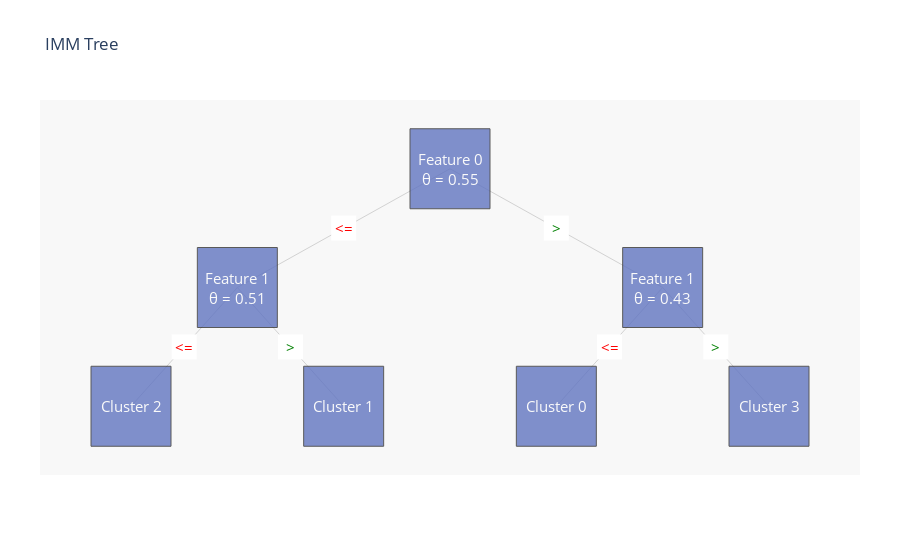

The code cell stored with this chart in its notebook:
### Code cell
#initialize with n clusters
imm = Extractor.imm(n_cluster)
imm.fit(X_train)
imm.drawTree()

Y_pred_2=imm.predict_on_more_data(X_test)

print('rand_score is: ',metrics.rand_score(Y_test_Z,Y_pred_2),' , ARI score is : ',metrics.adjusted_rand_score(Y_test_Z,Y_pred_2),' , AMI score is: ',metrics.adjusted_mutual_info_score(Y_test_Z,Y_pred_2),' , silhoutte score is: ',metrics.silhouette_score(X_test,Y_pred_2))

### Figure 1 — Plotly figure (JSON) as saved in the notebook; plotly's stock layout.template omitted (floating-point values rounded to 4 significant figures)
{"data": [{"hoverinfo": "none", "line": {"color": "rgb(210,210,210)", "width": 1}, "mode": "lines", "type": "scatter", "x": [0, -1, null, 0, 1, null, -1, -1.5, null, -1, -0.5, null, 1, 0.5, null, 1, 1.5, null], "y": [4, 3, null, 4, 3, null, 3, 2, null, 3, 2, null, 3, 2, null, 3, 2, null]}, {"hoverinfo": "none", "marker": {"color": "#6175c1", "line": {"color": "rgb(50,50,50)", "width": 1}, "size": 80, "symbol": "square"}, "mode": "markers", "name": "bla", "opacity": 0.8, "text": ["Feature 0<br>θ = 0.55", "Feature 1<br>θ = 0.51", "Cluster 2", "Cluster 1", "Feature 1<br>θ = 0.43", "Cluster 0", "Cluster 3"], "type": "scatter", "x": [0, -1, -1.5, -0.5, 1, 0.5, 1.5], "y": [4, 3, 2, 2, 3, 2, 2]}, {"hoverinfo": "none", "marker": {"color": "#FFFFFF", "line": {"color": "rgb(250,250,250)", "width": 0}, "size": 25, "symbol": "square"}, "mode": "markers", "name": "bla", "opacity": 1, "type": "scatter", "x": [-0.5, 0.5, -1.25, -0.75, 0.75, 1.25], "y": [3.5, 3.5, 2.5, 2.5, 2.5, 2.5]}], "layout": {"annotations": [{"font": {"color": "rgb(250,250,250)", "size": 15}, "showarrow": false, "text": "Feature 0<br>θ = 0.55", "x": 0, "xref": "x", "y": 4, "yref": "y"}, {"font": {"color": "rgb(250,250,250)", "size": 15}, "showarrow": false, "text": "Feature 1<br>θ = 0.51", "x": -1, "xref": "x", "y": 3, "yref": "y"}, {"font": {"color": "rgb(250,250,250)", "size": 15}, "showarrow": false, "text": "Cluster 2", "x": -1.5, "xref": "x", "y": 2, "yref": "y"}, {"font": {"color": "rgb(250,250,250)", "size": 15}, "showarrow": false, "text": "Cluster 1", "x": -0.5, "xref": "x", "y": 2, "yref": "y"}, {"font": {"color": "rgb(250,250,250)", "size": 15}, "showarrow": false, "text": "Feature 1<br>θ = 0.43", "x": 1, "xref": "x", "y": 3, "yref": "y"}, {"font": {"color": "rgb(250,250,250)", "size": 15}, "showarrow": false, "text": "Cluster 0", "x": 0.5, "xref": "x", "y": 2, "yref": "y"}, {"font": {"color": "rgb(250,250,250)", "size": 15}, "showarrow": false, "text": "Cluster 3", "x": 1.5, "xref": "x", "y": 2, "yref": "y"}, {"font": {"color": "rgb(255,0,0)", "size": 15}, "showarrow": false, "text": "<=", "x": -0.5, "xref": "x", "y": 3.5, "yref": "y"}, {"font": {"color": "rgb(0,128,0)", "size": 15}, "showarrow": false, "text": ">", "x": 0.5, "xref": "x", "y": 3.5, "yref": "y"}, {"font": {"color": "rgb(255,0,0)", "size": 15}, "showarrow": false, "text": "<=", "x": -1.25, "xref": "x", "y": 2.5, "yref": "y"}, {"font": {"color": "rgb(0,128,0)", "size": 15}, "showarrow": false, "text": ">", "x": -0.75, "xref": "x", "y": 2.5, "yref": "y"}, {"font": {"color": "rgb(255,0,0)", "size": 15}, "showarrow": false, "text": "<=", "x": 0.75, "xref": "x", "y": 2.5, "yref": "y"}, {"font": {"color": "rgb(0,128,0)", "size": 15}, "showarrow": false, "text": ">", "x": 1.25, "xref": "x", "y": 2.5, "yref": "y"}], "font": {"size": 12}, "hovermode": "closest", "margin": {"b": 85, "l": 40, "r": 40, "t": 100}, "plot_bgcolor": "rgb(248,248,248)", "showlegend": false, "title": {"text": "IMM Tree"}, "uniformtext": {"minsize": 8}, "xaxis": {"showgrid": false, "showline": false, "showticklabels": false, "zeroline": false}, "yaxis": {"showgrid": false, "showline": false, "showticklabels": false, "zeroline": false}}}
